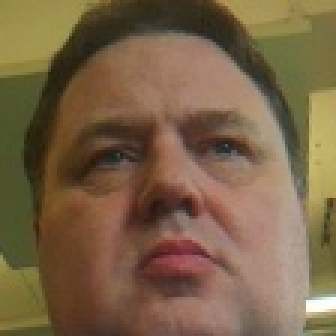
#> input picture face_profiles/David_images/David_001.jpg, 112 x 112 px (shown 3 times larger)
$ python -i fluffy_chase.py   (imports and definitions only)
#> lines starting #> are read from the running program, lines starting #| are printed output that depends on the picture; after the words box and inside, x2 and y2 are one past the last pixel; in counts of white or black regions, pixels touching at a corner belong together
#> further down, picture is the input picture: shape (112, 112, 3); mean B, G, R 70.6, 98.7, 122
"""Red-target tracking through Fluffy's existing camera and motion broker."""
import cv2
import numpy as np


def red_target(frame):
    """Return one unambiguous red blob in a normalized 640x480 image."""
    image = cv2.resize(frame, (640, 480))
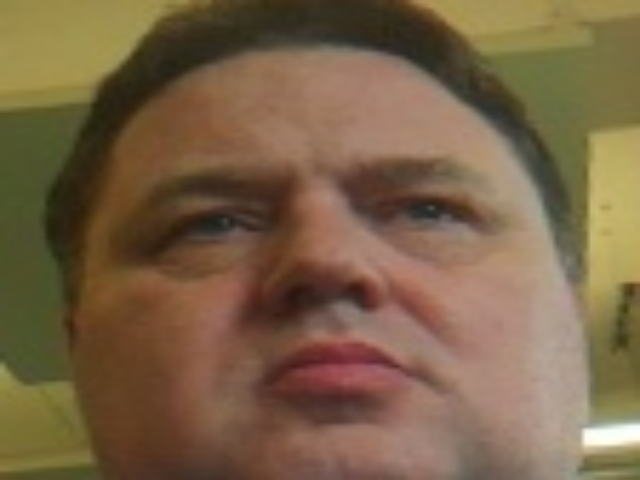
#> image: shape (480, 640, 3); mean B, G, R 70.5, 98.6, 121.9
    hsv = cv2.cvtColor(image, cv2.COLOR_BGR2HSV)
#> hsv: shape (480, 640, 3); mean H, S, V 17.9, 113.1, 122.2
    mask = cv2.inRange(hsv, (0, 100, 70), (10, 255, 255))
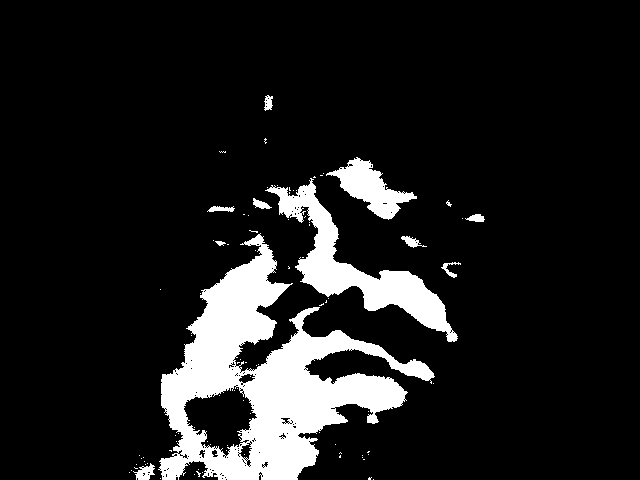
#> mask: shape (480, 640); 11.8% white; 91 white regions (80 under 20 px), largest, box (x1, y1, x2, y2) and area: (158, 233, 435, 480) 25815, (265, 178, 458, 342) 7049, (326, 157, 417, 220) 2247
    mask |= cv2.inRange(hsv, (170, 100, 70), (179, 255, 255))
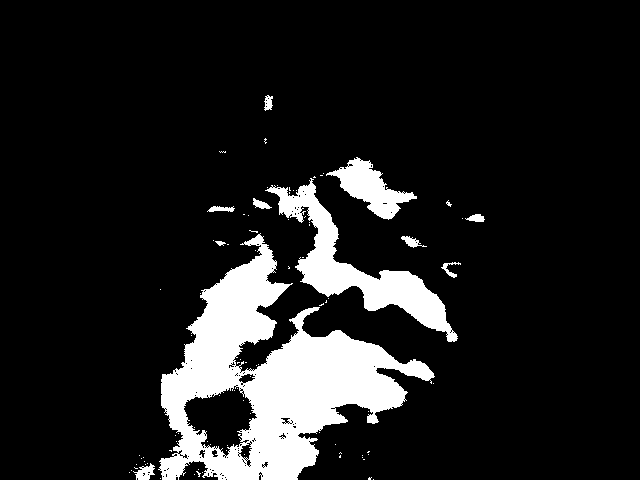
#> mask: shape (480, 640); 12.3% white; 91 white regions (80 under 20 px), largest, box (x1, y1, x2, y2) and area: (158, 233, 435, 480) 27505, (265, 178, 458, 342) 7049, (326, 157, 417, 220) 2247
    mask = cv2.morphologyEx(mask, cv2.MORPH_OPEN, np.ones((5, 5), np.uint8))
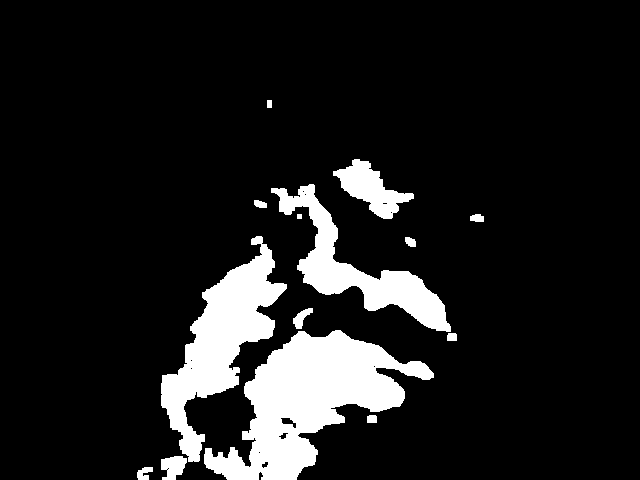
#> mask: shape (480, 640); 11.6% white; 14 white regions
    contours, _ = cv2.findContours(mask, cv2.RETR_EXTERNAL, cv2.CHAIN_APPROX_SIMPLE)
#> contours = 14 contours, 1 with area under 20; largest, box (x1, y1, x2, y2) and area: (204, 330, 434, 480) 15210, (161, 236, 287, 462) 9610, (271, 184, 451, 332) 6366, (333, 159, 414, 219) 2001, (161, 456, 187, 480) 404
    blobs = sorted((c for c in contours if cv2.contourArea(c) >= 150), key=cv2.contourArea, reverse=True)
#> blobs = 6 contours; box (x1, y1, x2, y2) and area: (204, 330, 434, 480) 15210, (161, 236, 287, 462) 9610, (271, 184, 451, 332) 6366, (333, 159, 414, 219) 2001, (161, 456, 187, 480) 404, (293, 308, 313, 329) 169
    if not blobs or (len(blobs) > 1 and cv2.contourArea(blobs[1]) > cv2.contourArea(blobs[0]) * 0.5):
        return None
    x, y, w, h = cv2.boundingRect(blobs[0])
    return x + w / 2, y + h / 2, w


class TargetChase:
    # [20 lines left out: functions __init__, start, stop, not called in this run]

    def watchdog(self, now):
        if self.active and now - self.last_frame > 1.0:
            self.stop("camera stalled")

    # [39 lines left out: function update, not called in this run]

>>> import cv2
>>> picture = cv2.imread('face_profiles/David_images/David_001.jpg')
>>> result = red_target(picture)
